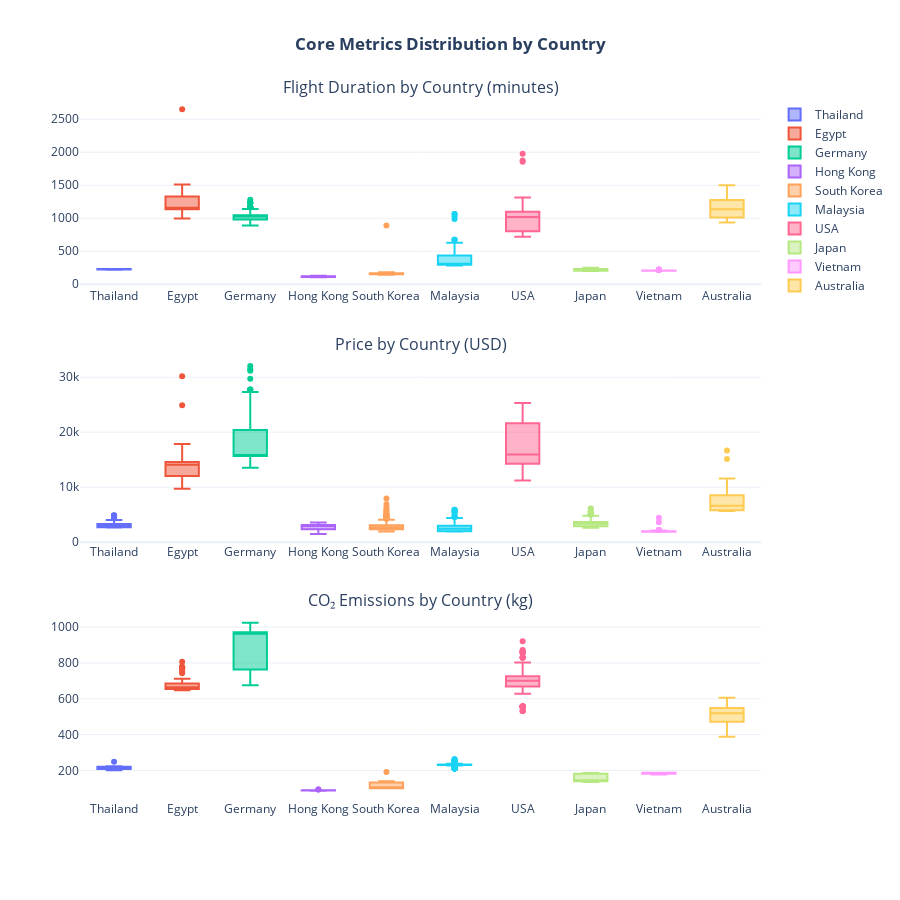
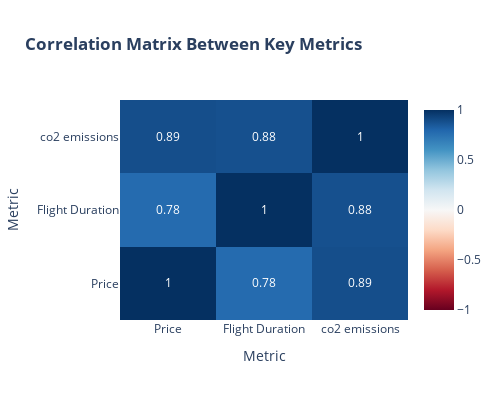
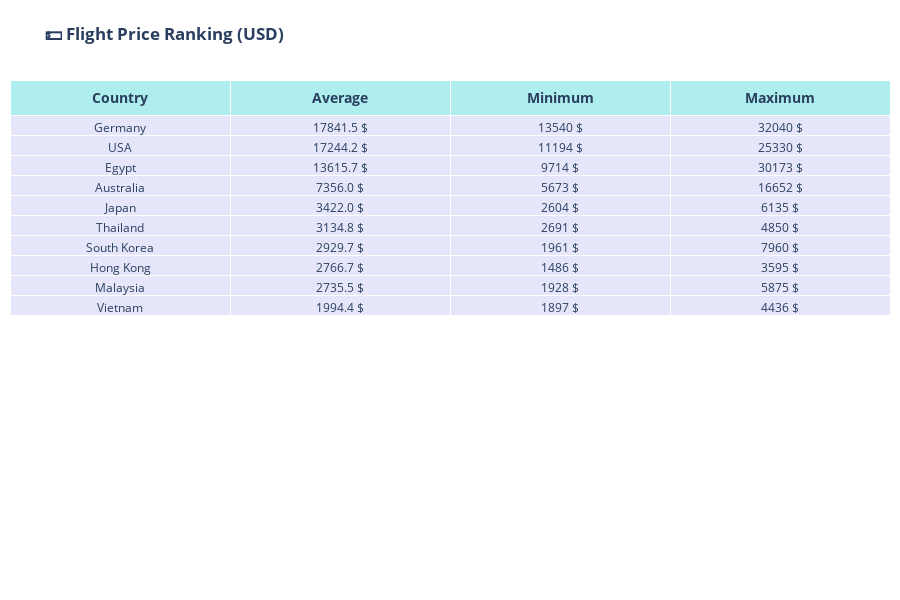
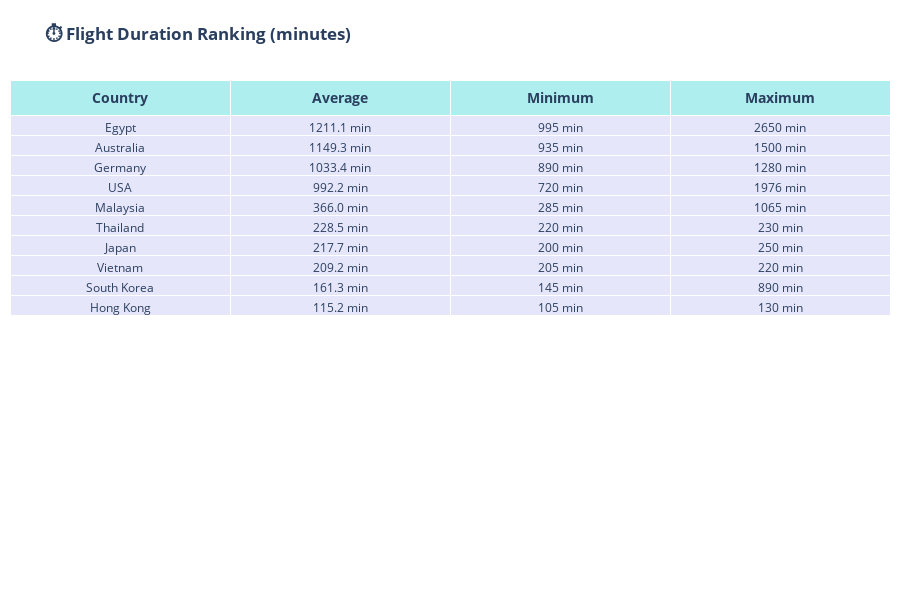

Notebook code cell kept with these figures, in order:
### Markdown cell above
Artifact 2: Descriptive Statistics

### Code cell
from IPython.display import display, Markdown
import warnings
warnings.filterwarnings('ignore')

# Create Stops_Category if not exists
if 'Stops_Category' not in df.columns:
    df['Stops_Category'] = df['Stops'].map({0: 'Direct', 1: '1 Stop', 2: '2+ Stops'})

# Define color palette
country_palette = px.colors.qualitative.Plotly

# 1. Core Metrics Distribution by Country (Box Plots)
fig = make_subplots(
    rows=3, cols=1,
    subplot_titles=('Flight Duration by Country (minutes)', 
                    'Price by Country (USD)', 
                    'CO₂ Emissions by Country (kg)'),
    vertical_spacing=0.1
)

# Get top 10 countries by sample size
top_countries = df['Country'].value_counts().index[:10]

for i, metric in enumerate(['Flight Duration', 'Price', 'co2 emissions'], 1):
    for country in top_countries:
        fig.add_trace(go.Box(
            y=df[df['Country'] == country][metric],
            name=country,
            marker_color=country_palette[list(top_countries).index(country) % len(country_palette)],
            showlegend=(i==1)  # Only show legend for first subplot
        ), row=i, col=1)

fig.update_layout(
    height=900,
    title_text="<b>Core Metrics Distribution by Country</b>",
    title_x=0.5,
    margin=dict(t=100, b=100)
)
fig.show()
# 2. Correlation Matrix
corr_matrix = df[['Price', 'Flight Duration', 'co2 emissions']].corr()

corr_fig = go.Figure(data=go.Heatmap(
    z=corr_matrix.values,
    x=corr_matrix.columns,
    y=corr_matrix.columns,
    colorscale='RdBu',
    zmin=-1,
    zmax=1,
    text=np.round(corr_matrix.values, 2),
    texttemplate="%{text}",
    hoverinfo="x+y+z"
))

corr_fig.update_layout(
    title='<b>Correlation Matrix Between Key Metrics</b>',
    xaxis_title="Metric",
    yaxis_title="Metric",
    height=400,
    width=500,
    margin=dict(t=100)
)
corr_fig.show()

def create_ranking_figure(stats_df, title, value_suffix=''):
    fig = go.Figure(data=[go.Table(
        header=dict(
            values=['<b>Country</b>', '<b>Average</b>', '<b>Minimum</b>', '<b>Maximum</b>'],
            fill_color='paleturquoise',
            align='center',
            font=dict(size=14)
        ),
        cells=dict(
            values=[stats_df.index, 
                   stats_df.iloc[:, 0].round(1).astype(str) + value_suffix,
                   stats_df.iloc[:, 1].round(1).astype(str) + value_suffix,
                   stats_df.iloc[:, 2].round(1).astype(str) + value_suffix],
            fill_color='lavender',
            align='center'
        )
    )])
    
    fig.update_layout(
        title=f'<b>{title}</b>',
        margin=dict(t=80, l=10, r=10, b=10),
        height=400 + len(stats_df)*20
    )
    return fig

# 1. Price Ranking Figure
price_stats = df.groupby('Country')['Price'].agg(['mean', 'min', 'max'])\
               .sort_values('mean', ascending=False)
price_fig = create_ranking_figure(price_stats, '💵 Flight Price Ranking (USD)', ' $')
price_fig.show()

# 2. Duration Ranking Figure
duration_stats = df.groupby('Country')['Flight Duration'].agg(['mean', 'min', 'max'])\
                  .sort_values('mean', ascending=False)
duration_fig = create_ranking_figure(duration_stats, '⏱️ Flight Duration Ranking (minutes)', ' min')
duration_fig.show()

# 3. Emissions Ranking Figure
emission_stats = df.groupby('Country')['co2 emissions'].agg(['mean', 'min', 'max'])\
                   .sort_values('mean', ascending=False)
emission_fig = create_ranking_figure(emission_stats, '🌱 CO₂ Emissions Ranking (kg)', ' kg')
emission_fig.show()

### Figure 1 — Plotly figure (JSON) as saved in the notebook; plotly's stock layout.template omitted (floating-point values rounded to 4 significant figures; data arrays with more than 128 entries replaced by an {"elided": "..."} marker saying what was removed)
{"data": [{"marker": {"color": "#636EFA"}, "name": "Thailand", "showlegend": true, "type": "box", "xaxis": "x", "y": {"elided": "184 int values"}, "yaxis": "y"}, {"marker": {"color": "#EF553B"}, "name": "Egypt", "showlegend": true, "type": "box", "xaxis": "x", "y": {"elided": "184 int values"}, "yaxis": "y"}, {"marker": {"color": "#00CC96"}, "name": "Germany", "showlegend": true, "type": "box", "xaxis": "x", "y": {"elided": "184 int values"}, "yaxis": "y"}, {"marker": {"color": "#AB63FA"}, "name": "Hong Kong", "showlegend": true, "type": "box", "xaxis": "x", "y": {"elided": "184 int values"}, "yaxis": "y"}, {"marker": {"color": "#FFA15A"}, "name": "South Korea", "showlegend": true, "type": "box", "xaxis": "x", "y": {"elided": "184 int values"}, "yaxis": "y"}, {"marker": {"color": "#19D3F3"}, "name": "Malaysia", "showlegend": true, "type": "box", "xaxis": "x", "y": {"elided": "184 int values"}, "yaxis": "y"}, {"marker": {"color": "#FF6692"}, "name": "USA", "showlegend": true, "type": "box", "xaxis": "x", "y": {"elided": "184 int values"}, "yaxis": "y"}, {"marker": {"color": "#B6E880"}, "name": "Japan", "showlegend": true, "type": "box", "xaxis": "x", "y": {"elided": "184 int values"}, "yaxis": "y"}, {"marker": {"color": "#FF97FF"}, "name": "Vietnam", "showlegend": true, "type": "box", "xaxis": "x", "y": {"elided": "184 int values"}, "yaxis": "y"}, {"marker": {"color": "#FECB52"}, "name": "Australia", "showlegend": true, "type": "box", "xaxis": "x", "y": {"elided": "184 int values"}, "yaxis": "y"}, {"marker": {"color": "#636EFA"}, "name": "Thailand", "showlegend": false, "type": "box", "xaxis": "x2", "y": {"elided": "184 int values"}, "yaxis": "y2"}, {"marker": {"color": "#EF553B"}, "name": "Egypt", "showlegend": false, "type": "box", "xaxis": "x2", "y": {"elided": "184 int values"}, "yaxis": "y2"}, {"marker": {"color": "#00CC96"}, "name": "Germany", "showlegend": false, "type": "box", "xaxis": "x2", "y": {"elided": "184 int values"}, "yaxis": "y2"}, {"marker": {"color": "#AB63FA"}, "name": "Hong Kong", "showlegend": false, "type": "box", "xaxis": "x2", "y": {"elided": "184 int values"}, "yaxis": "y2"}, {"marker": {"color": "#FFA15A"}, "name": "South Korea", "showlegend": false, "type": "box", "xaxis": "x2", "y": {"elided": "184 int values"}, "yaxis": "y2"}, {"marker": {"color": "#19D3F3"}, "name": "Malaysia", "showlegend": false, "type": "box", "xaxis": "x2", "y": {"elided": "184 int values"}, "yaxis": "y2"}, {"marker": {"color": "#FF6692"}, "name": "USA", "showlegend": false, "type": "box", "xaxis": "x2", "y": {"elided": "184 int values"}, "yaxis": "y2"}, {"marker": {"color": "#B6E880"}, "name": "Japan", "showlegend": false, "type": "box", "xaxis": "x2", "y": {"elided": "184 int values"}, "yaxis": "y2"}, {"marker": {"color": "#FF97FF"}, "name": "Vietnam", "showlegend": false, "type": "box", "xaxis": "x2", "y": {"elided": "184 int values"}, "yaxis": "y2"}, {"marker": {"color": "#FECB52"}, "name": "Australia", "showlegend": false, "type": "box", "xaxis": "x2", "y": {"elided": "184 int values"}, "yaxis": "y2"}, {"marker": {"color": "#636EFA"}, "name": "Thailand", "showlegend": false, "type": "box", "xaxis": "x3", "y": {"elided": "184 int values"}, "yaxis": "y3"}, {"marker": {"color": "#EF553B"}, "name": "Egypt", "showlegend": false, "type": "box", "xaxis": "x3", "y": {"elided": "184 int values"}, "yaxis": "y3"}, {"marker": {"color": "#00CC96"}, "name": "Germany", "showlegend": false, "type": "box", "xaxis": "x3", "y": {"elided": "184 int values"}, "yaxis": "y3"}, {"marker": {"color": "#AB63FA"}, "name": "Hong Kong", "showlegend": false, "type": "box", "xaxis": "x3", "y": {"elided": "184 int values"}, "yaxis": "y3"}, {"marker": {"color": "#FFA15A"}, "name": "South Korea", "showlegend": false, "type": "box", "xaxis": "x3", "y": {"elided": "184 int values"}, "yaxis": "y3"}, {"marker": {"color": "#19D3F3"}, "name": "Malaysia", "showlegend": false, "type": "box", "xaxis": "x3", "y": {"elided": "184 int values"}, "yaxis": "y3"}, {"marker": {"color": "#FF6692"}, "name": "USA", "showlegend": false, "type": "box", "xaxis": "x3", "y": {"elided": "184 int values"}, "yaxis": "y3"}, {"marker": {"color": "#B6E880"}, "name": "Japan", "showlegend": false, "type": "box", "xaxis": "x3", "y": {"elided": "184 int values"}, "yaxis": "y3"}, {"marker": {"color": "#FF97FF"}, "name": "Vietnam", "showlegend": false, "type": "box", "xaxis": "x3", "y": {"elided": "184 int values"}, "yaxis": "y3"}, {"marker": {"color": "#FECB52"}, "name": "Australia", "showlegend": false, "type": "box", "xaxis": "x3", "y": {"elided": "184 int values"}, "yaxis": "y3"}], "layout": {"annotations": [{"font": {"size": 16}, "showarrow": false, "text": "Flight Duration by Country (minutes)", "x": 0.5, "xanchor": "center", "xref": "paper", "y": 1, "yanchor": "bottom", "yref": "paper"}, {"font": {"size": 16}, "showarrow": false, "text": "Price by Country (USD)", "x": 0.5, "xanchor": "center", "xref": "paper", "y": 0.6333, "yanchor": "bottom", "yref": "paper"}, {"font": {"size": 16}, "showarrow": false, "text": "CO₂ Emissions by Country (kg)", "x": 0.5, "xanchor": "center", "xref": "paper", "y": 0.2667, "yanchor": "bottom", "yref": "paper"}], "height": 900, "margin": {"b": 100, "t": 100}, "title": {"text": "<b>Core Metrics Distribution by Country</b>", "x": 0.5}, "xaxis": {"anchor": "y", "domain": [0, 1]}, "xaxis2": {"anchor": "y2", "domain": [0, 1]}, "xaxis3": {"anchor": "y3", "domain": [0, 1]}, "yaxis": {"anchor": "x", "domain": [0.7333, 1]}, "yaxis2": {"anchor": "x2", "domain": [0.3667, 0.6333]}, "yaxis3": {"anchor": "x3", "domain": [0, 0.2667]}}}

### Figure 2 — Plotly figure (JSON) as saved in the notebook; plotly's stock layout.template omitted (floating-point values rounded to 4 significant figures)
{"data": [{"colorscale": [[0, "rgb(103,0,31)"], [0.1, "rgb(178,24,43)"], [0.2, "rgb(214,96,77)"], [0.3, "rgb(244,165,130)"], [0.4, "rgb(253,219,199)"], [0.5, "rgb(247,247,247)"], [0.6, "rgb(209,229,240)"], [0.7, "rgb(146,197,222)"], [0.8, "rgb(67,147,195)"], [0.9, "rgb(33,102,172)"], [1, "rgb(5,48,97)"]], "hoverinfo": "x+y+z", "text": [[1.0, 0.78, 0.89], [0.78, 1.0, 0.88], [0.89, 0.88, 1.0]], "texttemplate": "%{text}", "type": "heatmap", "x": ["Price", "Flight Duration", "co2 emissions"], "y": ["Price", "Flight Duration", "co2 emissions"], "z": [[1.0, 0.7757, 0.8886], [0.7757, 1.0, 0.8803], [0.8886, 0.8803, 1.0]], "zmax": 1, "zmin": -1}], "layout": {"height": 400, "margin": {"t": 100}, "title": {"text": "<b>Correlation Matrix Between Key Metrics</b>"}, "width": 500, "xaxis": {"title": {"text": "Metric"}}, "yaxis": {"title": {"text": "Metric"}}}}

### Figure 3 — Plotly figure (JSON) as saved in the notebook; plotly's stock layout.template omitted (floating-point values rounded to 4 significant figures)
{"data": [{"cells": {"align": "center", "fill": {"color": "lavender"}, "values": [["Germany", "USA", "Egypt", "Australia", "Japan", "Thailand", "South Korea", "Hong Kong", "Malaysia", "Vietnam"], ["17841.5 $", "17244.2 $", "13615.7 $", "7356.0 $", "3422.0 $", "3134.8 $", "2929.7 $", "2766.7 $", "2735.5 $", "1994.4 $"], ["13540 $", "11194 $", "9714 $", "5673 $", "2604 $", "2691 $", "1961 $", "1486 $", "1928 $", "1897 $"], ["32040 $", "25330 $", "30173 $", "16652 $", "6135 $", "4850 $", "7960 $", "3595 $", "5875 $", "4436 $"]]}, "header": {"align": "center", "fill": {"color": "paleturquoise"}, "font": {"size": 14}, "values": ["<b>Country</b>", "<b>Average</b>", "<b>Minimum</b>", "<b>Maximum</b>"]}, "type": "table"}], "layout": {"height": 600, "margin": {"b": 10, "l": 10, "r": 10, "t": 80}, "title": {"text": "<b>💵 Flight Price Ranking (USD)</b>"}}}

### Figure 4 — Plotly figure (JSON) as saved in the notebook; plotly's stock layout.template omitted (floating-point values rounded to 4 significant figures)
{"data": [{"cells": {"align": "center", "fill": {"color": "lavender"}, "values": [["Egypt", "Australia", "Germany", "USA", "Malaysia", "Thailand", "Japan", "Vietnam", "South Korea", "Hong Kong"], ["1211.1 min", "1149.3 min", "1033.4 min", "992.2 min", "366.0 min", "228.5 min", "217.7 min", "209.2 min", "161.3 min", "115.2 min"], ["995 min", "935 min", "890 min", "720 min", "285 min", "220 min", "200 min", "205 min", "145 min", "105 min"], ["2650 min", "1500 min", "1280 min", "1976 min", "1065 min", "230 min", "250 min", "220 min", "890 min", "130 min"]]}, "header": {"align": "center", "fill": {"color": "paleturquoise"}, "font": {"size": 14}, "values": ["<b>Country</b>", "<b>Average</b>", "<b>Minimum</b>", "<b>Maximum</b>"]}, "type": "table"}], "layout": {"height": 600, "margin": {"b": 10, "l": 10, "r": 10, "t": 80}, "title": {"text": "<b>⏱️ Flight Duration Ranking (minutes)</b>"}}}
